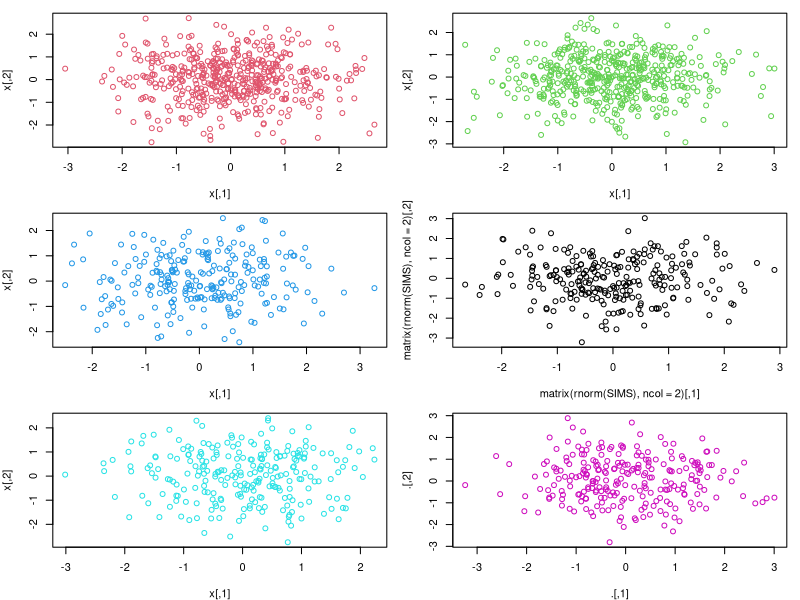
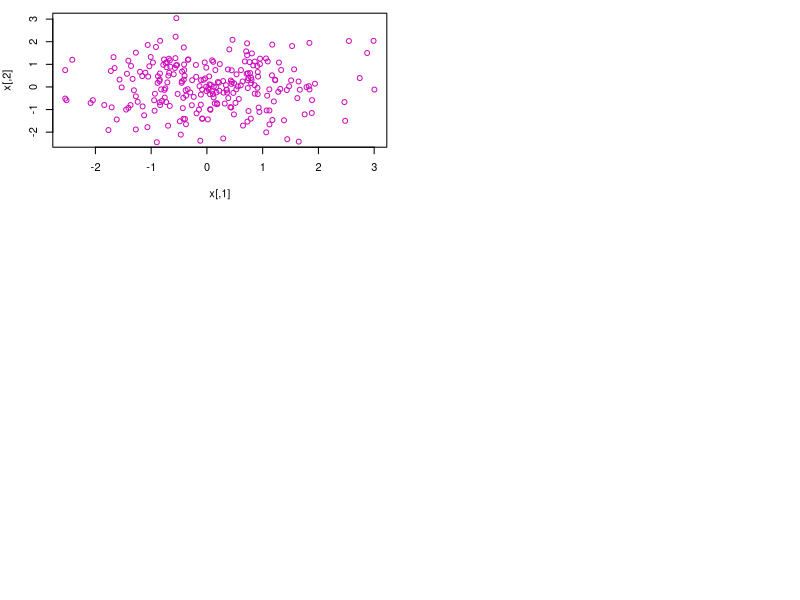

Here is the R script that generated these plots, in order:
## R_Demo_extra_stuff.R
##########################################################################
## INSTRUCTOR: Christopher Fariss
## COURSE NAME:
##
##
## Week 7-17-2025
##
## Please e-mail me if you find any errors or have and suggestions (either email is fine)
## e-mail: cjf0006@gmail.com
## e-mail: cjfariss@umich.edu
##########################################################################
##
## tidyverse website:
## https://www.tidyverse.org/
##
##
## tidyverse pipe operator:
## https://style.tidyverse.org/pipes.html
## https://r4ds.had.co.nz/pipes.html
##
##########################################################################
## Introduction to tutorial:
## For this R tutorial, we will learn:
##
## (1a) learn about the "pipe" operator |> for base R (this is only available in R versions 4.0 or greater)
## (1b) learn about the "pipe" operator %>% for the tidyverse 
##
##########################################################################

library(tidyverse)

## set the number of rows and columns for the plot
par(mfrow=c(3,2), mar=c(4,4,1,1))


SIMS <- 500

##########################################################################
## base R examples
##########################################################################

## simulate two variables and storing 2 variables in a matrix
x <- matrix(NA, ncol=2, nrow=SIMS)
dim(x)
x[,1] <- rnorm(SIMS)
x[,2] <- rnorm(SIMS)
## plot the 2 columns in the x matrix
plot(x, col=2)

## more compact version of simulating and storing 2 variables in a matrix
x <- matrix(rnorm(SIMS*2), ncol=2, nrow=SIMS)

## plot the 2 columns in the x matrix
plot(x, col=3)


##########################################################################
## base R examples using the base pipe operator
##########################################################################

## using the base pipe operator
x <- rnorm(SIMS) |>
  matrix(ncol = 2)
x <- rnorm(SIMS) |> matrix(ncol = 2)

## plot the 2 columns in the x matrix
plot(x, col=4)

## do everything at once and don't save the x matrix using the base pipe operator
rnorm(SIMS) |>
  matrix(ncol = 2) |>
  plot(col=1) 


##########################################################################
## base R examples using the tidyverse pipe operator
##########################################################################

## using the tidyverse operator
x <- rnorm(SIMS) %>%
    matrix(ncol = 2)
## plot the 2 columns in the x matrix
plot(x, col=5)

## do everything at once and don't save the x matrix using the tidyverse pipe operator
rnorm(SIMS) %>%
  matrix(ncol = 2) %>%
  plot(col=6) 


x <- rnorm(SIMS)
x <-  matrix(x, ncol = 2)
plot(x, col=6) 
